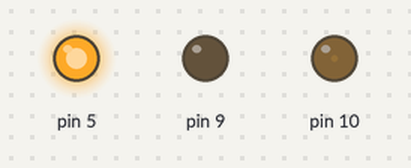
A sketch run on a simulated Arduino Leonardo, built with avr-gcc and run on an emulated ATmega32U4. Parts: output pins drawn as LEDs (lit = HIGH).

Above: at 0.05 s.
At 0.9 s:
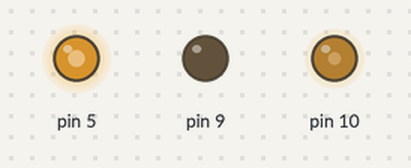
At 1.8 s:
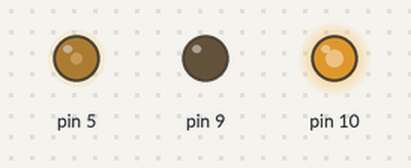
At 3.6 s:
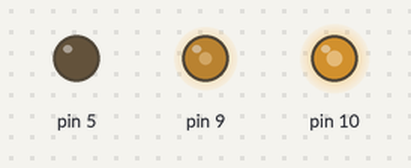
At 5.4 s:
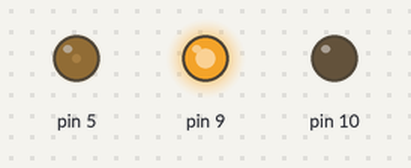
At 7.2 s:
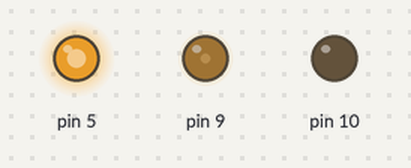
Timing chart, 0 to 10.0 s (numbered marks = the images above):
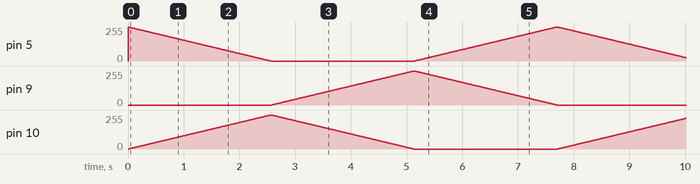

The sketch:

rgbfader.ino
```cpp
/*
  Esplora LED Show

 Makes the RGB LED bright and glow as the joystick or the
 slider are moved.

 Created on 22 november 2012
 By Enrico Gueli <enrico.gueli@gmail.com>
 Modified 24 Nov 2012
 by Tom Igoe
 */
#include <Esplora.h>
int maxIntensity = 255;
int red = maxIntensity;
int green = 0;
int blue = 0;

void setup() {
  // initialize the serial communication:
  Serial.begin(9600);
}

void loop() {
  // minus red plus green
  for(int i = 0; i < maxIntensity+1; i++) {
    green = i;
    red = maxIntensity - i;
    Esplora.writeRGB(red,green,blue);
    delay(10);
  }
  // minus green plus blue
  for(int i = 0; i < maxIntensity+1; i++) {
    blue = i;
    green = maxIntensity - i;
    Esplora.writeRGB(red,green,blue);
    delay(10);
  }
  // minus blue plus red
  for(int i = 0; i < maxIntensity+1; i++) {
    red = i;
    blue = maxIntensity - i;
    Esplora.writeRGB(red,green,blue);
    delay(10);
  }


}
```
